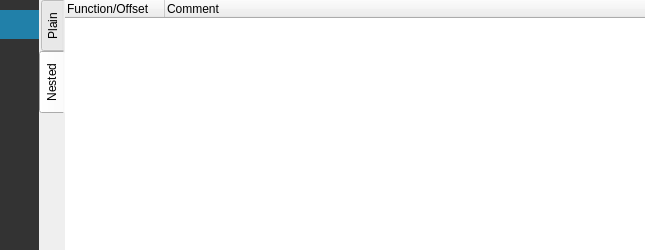
<?xml version="1.0" encoding="UTF-8"?>
<ui version="4.0">
 <class>CommentsWidget</class>
 <widget class="QDockWidget" name="CommentsWidget">
  <property name="geometry">
   <rect>
    <x>0</x>
    <y>0</y>
    <width>645</width>
    <height>250</height>
   </rect>
  </property>
  <property name="windowTitle">
   <string notr="true">Comments</string>
  </property>
  <widget class="QWidget" name="dockWidgetContents">
   <layout class="QHBoxLayout" name="horizontalLayout">
    <property name="spacing">
     <number>0</number>
    </property>
    <property name="leftMargin">
     <number>0</number>
    </property>
    <property name="topMargin">
     <number>0</number>
    </property>
    <property name="rightMargin">
     <number>0</number>
    </property>
    <property name="bottomMargin">
     <number>0</number>
    </property>
    <item>
     <widget class="QFrame" name="frame">
      <property name="styleSheet">
       <string notr="true">background-color: #333;</string>
      </property>
      <property name="frameShape">
       <enum>QFrame::NoFrame</enum>
      </property>
      <property name="frameShadow">
       <enum>QFrame::Raised</enum>
      </property>
      <layout class="QVBoxLayout" name="verticalLayout">
       <property name="spacing">
        <number>5</number>
       </property>
       <property name="leftMargin">
        <number>0</number>
       </property>
       <property name="topMargin">
        <number>10</number>
       </property>
       <property name="rightMargin">
        <number>0</number>
       </property>
       <property name="bottomMargin">
        <number>0</number>
       </property>
       <item>
        <widget class="QToolButton" name="toolButton">
         <property name="toolTip">
          <string notr="true">Show plain list</string>
         </property>
         <property name="styleSheet">
          <string notr="true">QToolButton { /* all types of tool button */
     border: 5px solid #333;
     border-left: 10px solid #333;
	 border-right: 10px solid #333;
     border-radius: 0px;
     background-color: #333;
 }

QToolButton:hover {
     border: 5px solid #444;
     border-left: 10px solid #444;
	 border-right: 10px solid #444;
     border-radius: 0px;
     background-color: #444;
 }

QToolButton:checked {
     border: 5px solid #2180a9;
     border-left: 10px solid #2180a9;
	 border-right: 10px solid #2180a9;
     border-radius: 0px;
     background-color: #2180a9;
}

QToolTip {
	background-color: #444;
	border: 3px solid #444;
	color: rgb(232, 232, 232);
}</string>
         </property>
         <property name="text">
          <string/>
         </property>
         <property name="icon">
          <iconset resource="../resources.qrc">
           <normaloff>:/new/prefix1/img/icons/hexdump_light.png</normaloff>
           <activeon>:/new/prefix1/img/icons/hexdump_white.png</activeon>:/new/prefix1/img/icons/hexdump_light.png</iconset>
         </property>
         <property name="checkable">
          <bool>true</bool>
         </property>
         <property name="checked">
          <bool>true</bool>
         </property>
         <attribute name="buttonGroup">
          <string notr="true">buttonGroup</string>
         </attribute>
        </widget>
       </item>
       <item>
        <widget class="QToolButton" name="toolButton_2">
         <property name="toolTip">
          <string notr="true">Show grouped list</string>
         </property>
         <property name="styleSheet">
          <string notr="true">QToolButton { /* all types of tool button */
     border: 5px solid #333;
     border-left: 10px solid #333;
	 border-right: 10px solid #333;
     border-radius: 0px;
     background-color: #333;
 }

QToolButton:hover {
     border: 5px solid #444;
     border-radius: 0px;
     background-color: #444;
 }

QToolButton:checked {
     border: 5px solid #2180a9;
     border-radius: 0px;
     background-color: #2180a9;
}

QToolTip {
	background-color: #444;
	border: 3px solid #444;
	color: rgb(232, 232, 232);
}</string>
         </property>
         <property name="text">
          <string notr="true"/>
         </property>
         <property name="icon">
          <iconset resource="../resources.qrc">
           <normaloff>:/new/prefix1/img/icons/disas_light.png</normaloff>
           <activeon>:/new/prefix1/img/icons/disas_white.png</activeon>:/new/prefix1/img/icons/disas_light.png</iconset>
         </property>
         <property name="checkable">
          <bool>true</bool>
         </property>
         <attribute name="buttonGroup">
          <string notr="true">buttonGroup</string>
         </attribute>
        </widget>
       </item>
       <item>
        <spacer name="verticalSpacer">
         <property name="orientation">
          <enum>Qt::Vertical</enum>
         </property>
         <property name="sizeHint" stdset="0">
          <size>
           <width>20</width>
           <height>40</height>
          </size>
         </property>
        </spacer>
       </item>
      </layout>
     </widget>
    </item>
    <item>
     <widget class="QTabWidget" name="tabWidget">
      <property name="sizePolicy">
       <sizepolicy hsizetype="Expanding" vsizetype="Preferred">
        <horstretch>0</horstretch>
        <verstretch>0</verstretch>
       </sizepolicy>
      </property>
      <property name="styleSheet">
       <string notr="true">QTabWidget::pane { /* The tab widget frame */
border-top: 0px;
}</string>
      </property>
      <property name="tabPosition">
       <enum>QTabWidget::West</enum>
      </property>
      <property name="currentIndex">
       <number>1</number>
      </property>
      <widget class="QWidget" name="plain">
       <attribute name="title">
        <string>Plain</string>
       </attribute>
       <layout class="QVBoxLayout" name="verticalLayout_2">
        <property name="spacing">
         <number>0</number>
        </property>
        <property name="leftMargin">
         <number>0</number>
        </property>
        <property name="topMargin">
         <number>0</number>
        </property>
        <property name="rightMargin">
         <number>0</number>
        </property>
        <property name="bottomMargin">
         <number>0</number>
        </property>
        <item>
         <widget class="QTreeWidget" name="commentsTreeWidget">
          <property name="styleSheet">
           <string notr="true">QTreeWidget::item
{
    padding-left:10px;
    padding-top: 1px;
    padding-bottom: 1px;
    border-left: 10px;
}

QTreeWidget::item:selected
{
    background: gray;
    color: white;
}

QTreeWidget::item:hover
{
    background: rgb(242, 246, 248);
    color: black;
}</string>
          </property>
          <property name="frameShape">
           <enum>QFrame::NoFrame</enum>
          </property>
          <property name="sortingEnabled">
           <bool>true</bool>
          </property>
          <column>
           <property name="text">
            <string>Dummy</string>
           </property>
          </column>
          <column>
           <property name="text">
            <string>Offset</string>
           </property>
          </column>
          <column>
           <property name="text">
            <string>Function</string>
           </property>
          </column>
          <column>
           <property name="text">
            <string>Comment</string>
           </property>
          </column>
         </widget>
        </item>
       </layout>
      </widget>
      <widget class="QWidget" name="nested">
       <attribute name="title">
        <string>Nested</string>
       </attribute>
       <layout class="QVBoxLayout" name="verticalLayout_3">
        <property name="spacing">
         <number>0</number>
        </property>
        <property name="leftMargin">
         <number>0</number>
        </property>
        <property name="topMargin">
         <number>0</number>
        </property>
        <property name="rightMargin">
         <number>0</number>
        </property>
        <property name="bottomMargin">
         <number>0</number>
        </property>
        <item>
         <widget class="QTreeWidget" name="nestedCmtsTreeWidget">
          <property name="styleSheet">
           <string notr="true">QTreeWidget::item
{
    padding-left:10px;
    padding-top: 1px;
    padding-bottom: 1px;
    border-left: 10px;
}

QTreeWidget::item:selected
{
    background: gray;
    color: white;
}

QTreeWidget::branch:selected
{
    background: gray;
}
QTreeWidget::item:hover
{
    background: rgb(242, 246, 248);
    color: black;
}

QToolTip {
	background-color: #444;
	border: 3px solid #444;
	color: rgb(232, 232, 232);
	font: 11pt &quot;Monaco&quot;;
}</string>
          </property>
          <property name="frameShape">
           <enum>QFrame::NoFrame</enum>
          </property>
          <column>
           <property name="text">
            <string>Function/Offset</string>
           </property>
          </column>
          <column>
           <property name="text">
            <string>Comment</string>
           </property>
          </column>
         </widget>
        </item>
       </layout>
      </widget>
     </widget>
    </item>
   </layout>
  </widget>
  <action name="actionHorizontal">
   <property name="checkable">
    <bool>true</bool>
   </property>
   <property name="text">
    <string>Horizontal</string>
   </property>
   <property name="toolTip">
    <string>Horizontal view</string>
   </property>
  </action>
  <action name="actionVertical">
   <property name="checkable">
    <bool>true</bool>
   </property>
   <property name="text">
    <string>Vertical</string>
   </property>
   <property name="toolTip">
    <string>Vertical view</string>
   </property>
  </action>
 </widget>
 <resources>
  <include location="../resources.qrc"/>
 </resources>
 <connections/>
 <buttongroups>
  <buttongroup name="buttonGroup"/>
 </buttongroups>
</ui>
